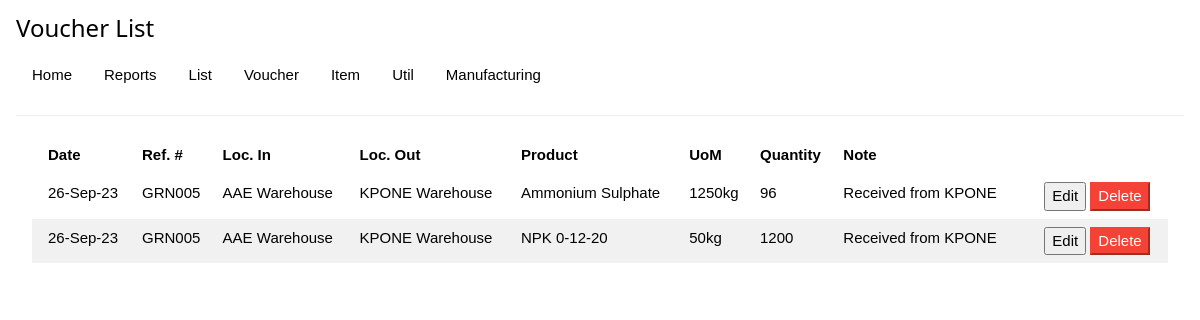
Page /app/invoicelist.php on the committed database.
### tables this page shows
CREATE TABLE `vhrdetails` (
  `vhrd_id` int(11) NOT NULL,
  `vhrd_date` timestamp NULL DEFAULT NULL,
  `vhrd_reftype` varchar(25) DEFAULT NULL,
  `vhrd_refno` varchar(12) DEFAULT NULL,
  `vhrd_locin` varchar(25) NOT NULL,
  `vhrd_locout` varchar(25) NOT NULL,
  `vhrd_supplier` varchar(25) DEFAULT NULL,
  `vhrd_customer` varchar(25) DEFAULT NULL,
  `vhrd_note` varchar(50) DEFAULT NULL
);

CREATE TABLE `location` (
  `loc_id` int(11) NOT NULL,
  `loc_code` varchar(25) DEFAULT NULL,
  `loc_name` varchar(25) DEFAULT NULL
);

CREATE TABLE `products` (
  `i_id` int(11) NOT NULL,
  `u_id` int(11) NOT NULL,
  `icode` varchar(25) NOT NULL,
  `iname` varchar(25) NOT NULL,
  `icat` varchar(25) NOT NULL
);

CREATE TABLE `vhritems` (
  `vhritem_id` int(11) NOT NULL,
  `vhrd_id` int(11) NOT NULL,
  `vhritem_product` varchar(25) DEFAULT NULL,
  `vhritem_uom` varchar(12) DEFAULT NULL,
  `vhritem_qty` int(11) DEFAULT NULL,
  `vhritem_vehno` varchar(25) DEFAULT NULL
);

### app/invoicelist.php (the view, shortened to what this page needs)
<?php
require_once '../inc/db.php';
$retsql = 'SELECT d.vhrd_id,d.vhrd_date,d.vhrd_refno,d.vhrd_note,l1.loc_name as locin,l2.loc_name as locout,p.iname,i.vhritem_uom,i.vhritem_qty
			   FROM vhrdetails as d
			   INNER JOIN vhritems as i ON i.vhrd_id = d.vhrd_id
			   INNER JOIN products as p ON p.i_id = i.vhritem_product
			   INNER JOIN location as l1 ON d.vhrd_locin = l1.loc_id
			   INNER JOIN location as l2 ON d.vhrd_locout = l2.loc_id
			   ORDER BY d.vhrd_date ASC';
$result = mysqli_query($conn, $retsql);
$data = array();
while ($row = mysqli_fetch_array($result, MYSQLI_ASSOC)) {
	$data[] = $row;
}
$vhrlist = $data;
?>
<!DOCTYPE html>
<html>
<head>
	<link rel="stylesheet" type="text/css" href="../lib/sdt.css">
	<link rel="stylesheet" type="text/css" href="../lib/w3.css">
</head>
<body>
	<div class="w3-container">
		<h3>Voucher List</h3>
		<?php require_once '../inc/nav.php'; ?>
		<div class="w3-panel">
			<table id="matbl" class='w3-table w3-striped w3-hoverable'>
				<thead>
					<tr>
						<th>Date</th>
						<th>Ref. #</th>
						<th>Loc. In</th>
						<th>Loc. Out</th>
						<th>Product</th>
						<th>UoM</th>
						<th>Quantity</th>
						<th>Note</th>
					</tr>
				</thead>
				<?php
				foreach ($vhrlist as $vhr) {
					$vdate = date("d-M-y", strtotime($vhr["vhrd_date"])); ?>
					<tr>
						<td><?php echo $vdate; ?></td>
						<td><?php echo $vhr["vhrd_refno"]; ?></td>
						<td><?php echo $vhr["locin"]; ?></td>
						<td><?php echo $vhr["locout"]; ?></td>
						<td><?php echo $vhr["iname"]; ?></td>
						<td><?php echo $vhr["vhritem_uom"]; ?></td>
						<td><?php echo $vhr["vhritem_qty"]; ?></td>
						<td><?php echo $vhr["vhrd_note"]; ?></td>
						<td>
						<td>
							<button><a href="vhredit.php?vedit=<?php echo $vhr["vhrd_id"]; ?>" style="text-decoration: none;">Edit</a></button>
							<button disabled class="w3-border-red w3-red"><a href="ajaxdb.php?vdelete=<?php echo $vhr["vhrd_id"]; ?>" style="text-decoration: none;">Delete</a></button>
						</td>
						</td>
					</tr>
				<?php } ?>
			</table>
		</div>
	</div>
</body>
</html>

### rows in the picture
vhrdetails: vhrd_date "26-Sep-23", vhrd_refno "GRN005", location.loc_name "AAE Warehouse", location.loc_name "KPONE Warehouse", products.iname "Ammonium Sulphate", vhritems.vhritem_uom "1250kg", vhritems.vhritem_qty "96", vhrd_note "Received from KPONE", products.iname "NPK 0-12-20", vhritems.vhritem_uom "50kg", vhritems.vhritem_qty "1200"
